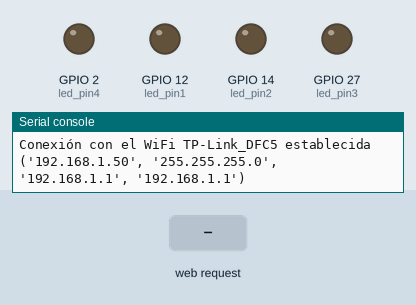
Simulated run of this program. Board: ESP32 board running MicroPython. On the bench: output pins drawn as LEDs (lit = HIGH), the last lines printed to the serial console. The inputs (shaded band) are chosen by the test bench. WiFi joins after 1.5 s.

Above: at 2.7 s.
2.8 s: HTTP request GET /?led1=on received
At 3.8 s:
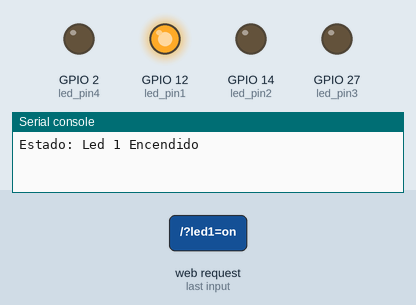
4.3 s: HTTP request GET /?led2=on received
At 4.9 s:
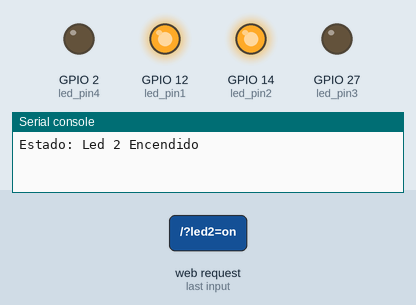
5.8 s: HTTP request GET /?led1=off received
At 6.1 s:
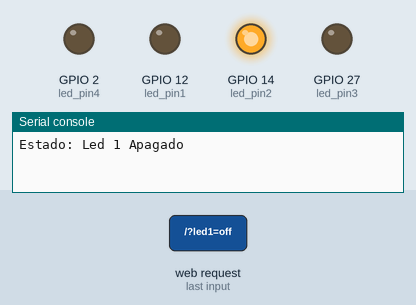
7.3 s: HTTP request GET /?led3=on received
At 8.4 s:
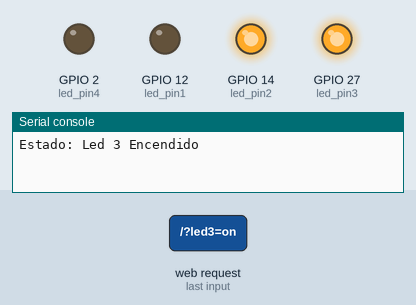
8.8 s: HTTP request GET /?led2=off received
At 9.5 s:
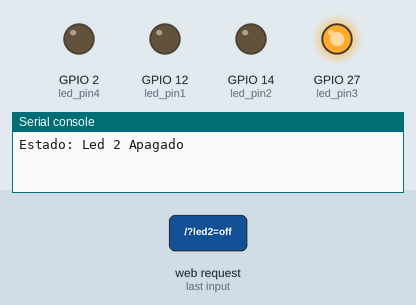
10.3 s: HTTP request GET /?led4=on received
At 10.7 s:
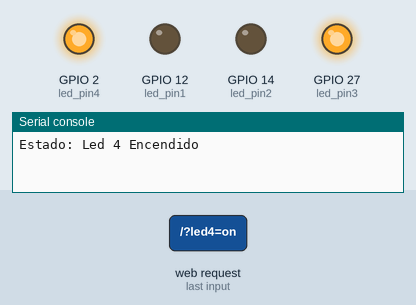
Timing chart, 0 to 12.8 s (numbered marks = the images above; inputs shaded):
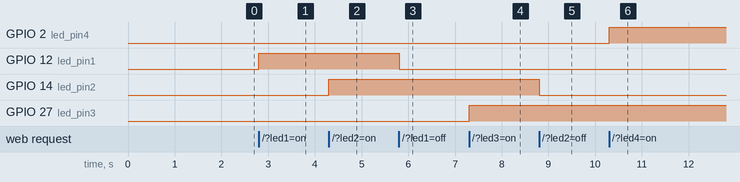

Measured:
- after the input at 2.8 s, GPIO 12 (led_pin1): LOW → HIGH at once
- after the input at 4.3 s, GPIO 14 (led_pin2): LOW → HIGH at once
- after the input at 5.8 s, GPIO 12 (led_pin1): HIGH → LOW at once
- after the input at 7.3 s, GPIO 27 (led_pin3): LOW → HIGH at once
- after the input at 8.8 s, GPIO 14 (led_pin2): HIGH → LOW at once
- after the input at 10.3 s, GPIO 2 (led_pin4): LOW → HIGH at once

The program:

ledIOT.py
```python
# Importación de módulos necesarios
import time  # Módulo para funciones relacionadas con el tiempo (no se utiliza en este código, pero está disponible si se necesita).
from machine import Pin  # Importa la clase Pin para controlar los pines GPIO del ESP32.
import network  # Módulo para manejar la conexión WiFi.
import socket  # Módulo para crear y manejar conexiones de red (sockets).

# Configuración de los pines GPIO para los LEDs (número de pin, dirección, valor inicial)
led_pin1 = Pin(12, Pin.OUT, value=0)  # Pin 12 configurado como salida, inicializado apagado.
led_pin2 = Pin(14, Pin.OUT, value=0)  # Pin 14 configurado como salida, inicializado apagado.
led_pin3 = Pin(27, Pin.OUT, value=0)  # Pin 27 configurado como salida, inicializado apagado.
led_pin4 = Pin(2, Pin.OUT, value=0)   # Pin 2 configurado como salida, inicializado apagado.

# Credenciales WiFi
ssid = 'TP-Link_DFC5'  # Nombre de la red WiFi (SSID).
password = '80812401'  # Contraseña de la red WiFi.

# Configuración de la interfaz WiFi
wlan = network.WLAN(network.STA_IF)  # Inicializa la interfaz de cliente WiFi (STA_IF: estación).
wlan.active(True)  # Activa la interfaz WiFi para que pueda buscar redes y conectarse.
wlan.connect(ssid, password)  # Inicia la conexión a la red WiFi con el SSID y la contraseña proporcionados.

# Espera hasta que la conexión WiFi se establezca
while not wlan.isconnected():  # Mientras no esté conectado al WiFi, permanece en este bucle.
    pass  # No realiza ninguna acción dentro del bucle, solo espera.

# Una vez conectado, imprime la información de la conexión
print('Conexión con el WiFi %s establecida' % ssid)  # Imprime un mensaje indicando que la conexión fue exitosa.
print(wlan.ifconfig())  # Muestra la configuración de red actual (IP, máscara, puerta de enlace, DNS).

# Configuración del servidor web
server_socket = socket.socket(socket.AF_INET, socket.SOCK_STREAM)  # Crea un socket TCP/IP.
server_socket.bind(('', 80))  # Asigna el socket a todas las interfaces disponibles ('') en el puerto 80 (HTTP).
server_socket.listen(3)  # Configura el socket para aceptar hasta 3 conexiones simultáneas.

# Función para generar la página web que se muestra al usuario
def web_page():
    # Contenido HTML con botones para encender y apagar cada LED
    html = """
    <h1><b>&nbsp;&nbsp;&nbsp;&nbsp;&nbsp;&nbsp;&nbsp;Control Leds</h1></b><br>
    <body>
        <b>&nbsp;Led 1&nbsp;&nbsp;</b>
        <a href="/?led1=on"><button style='width:100px; height:35px; background-color: #00ff00'>Encender</button></a>&nbsp;&nbsp;
        <a href="/?led1=off"><button style='width:100px; height:35px; background-color: #ff5252'>Apagar</button></a><br><br>
        <b>&nbsp;Led 2&nbsp;&nbsp;</b>
        <a href="/?led2=on"><button style='width:100px; height:35px; background-color: #00ff00'>Encender</button></a>&nbsp;&nbsp;
        <a href="/?led2=off"><button style='width:100px; height:35px; background-color: #ff5252'>Apagar</button></a><br><br>
        <b>&nbsp;Led 3&nbsp;&nbsp;</b>
        <a href="/?led3=on"><button style='width:100px; height:35px; background-color: #00ff00'>Encender</button></a>&nbsp;&nbsp;
        <a href="/?led3=off"><button style='width:100px; height:35px; background-color: #ff5252'>Apagar</button></a><br><br>
        <b>&nbsp;Led 4&nbsp;&nbsp;</b>
        <a href="/?led4=on"><button style='width:100px; height:35px; background-color: #00ff00'>Encender</button></a>&nbsp;&nbsp;
        <a href="/?led4=off"><button style='width:100px; height:35px; background-color: #ff5252'>Apagar</button></a>
    </body>
    """
    return html  # Devuelve el contenido HTML generado.

# Bucle principal del servidor para manejar solicitudes de clientes
while True:
    conn, addr = server_socket.accept()  # Espera y acepta una nueva conexión entrante (conn: conexión, addr: dirección del cliente).
    print('Nueva conexión desde: %s' % str(addr))  # Muestra la dirección IP del cliente que se conectó.
    request = conn.recv(1024)  # Recibe la solicitud HTTP del cliente (hasta 1024 bytes).
    print('Solicitud = %s' % str(request))  # Imprime la solicitud recibida.
    request = str(request)  # Convierte la solicitud a una cadena para su análisis.

    # Analiza la solicitud para determinar qué LED controlar
    if '/?led1=on' in request:  # Si la solicitud contiene '/?led1=on', enciende el LED 1.
        print('Estado: Led 1 Encendido')  # Muestra en consola que el LED 1 está encendido.
        led_pin1.on()  # Enciende el LED conectado al pin 12.
    if '/?led1=off' in request:  # Si la solicitud contiene '/?led1=off', apaga el LED 1.
        print('Estado: Led 1 Apagado')  # Muestra en consola que el LED 1 está apagado.
        led_pin1.off()  # Apaga el LED conectado al pin 12.

    if '/?led2=on' in request:  # Si la solicitud contiene '/?led2=on', enciende el LED 2.
        print('Estado: Led 2 Encendido')
        led_pin2.on()  # Enciende el LED conectado al pin 14.
    if '/?led2=off' in request:  # Si la solicitud contiene '/?led2=off', apaga el LED 2.
        print('Estado: Led 2 Apagado')
        led_pin2.off()  # Apaga el LED conectado al pin 14.

    if '/?led3=on' in request:  # Si la solicitud contiene '/?led3=on', enciende el LED 3.
        print('Estado: Led 3 Encendido')
        led_pin3.on()  # Enciende el LED conectado al pin 27.
    if '/?led3=off' in request:  # Si la solicitud contiene '/?led3=off', apaga el LED 3.
        print('Estado: Led 3 Apagado')
        led_pin3.off()  # Apaga el LED conectado al pin 27.

    if '/?led4=on' in request:  # Si la solicitud contiene '/?led4=on', enciende el LED 4.
        print('Estado: Led 4 Encendido')
        led_pin4.on()  # Enciende el LED conectado al pin 2.
    if '/?led4=off' in request:  # Si la solicitud contiene '/?led4=off', apaga el LED 4.
        print('Estado: Led 4 Apagado')
        led_pin4.off()  # Apaga el LED conectado al pin 2.

    # Genera la respuesta HTTP con la página web
    response = web_page()  # Llama a la función que genera el contenido HTML.
    conn.send('HTTP/1.1 200 OK\n')  # Envía el encabezado HTTP de respuesta.
    conn.send('Content-Type: text/html\n')  # Especifica que el contenido es HTML.
    conn.send('Connection: close\n\n')  # Cierra la conexión después de enviar la respuesta.
    conn.sendall(response)  # Envía todo el contenido de la página HTML.
    conn.close()  # Cierra la conexión con el cliente.
```
